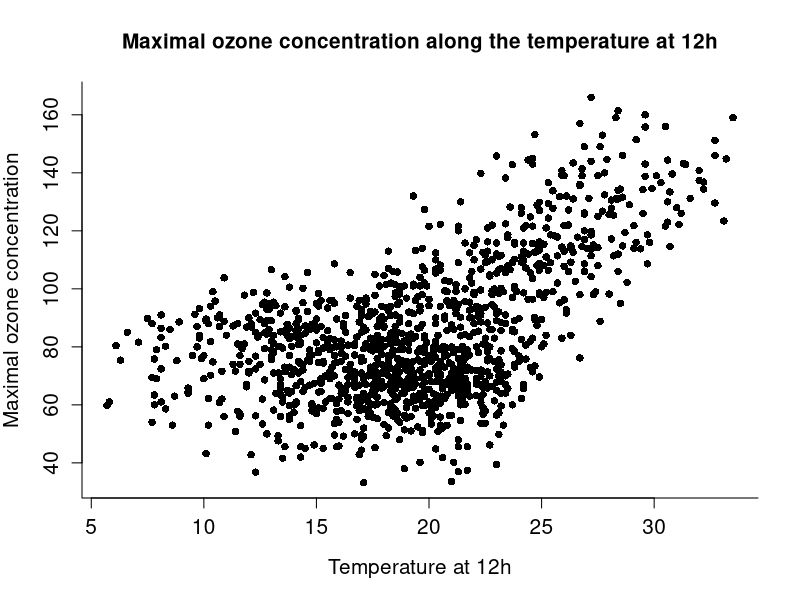
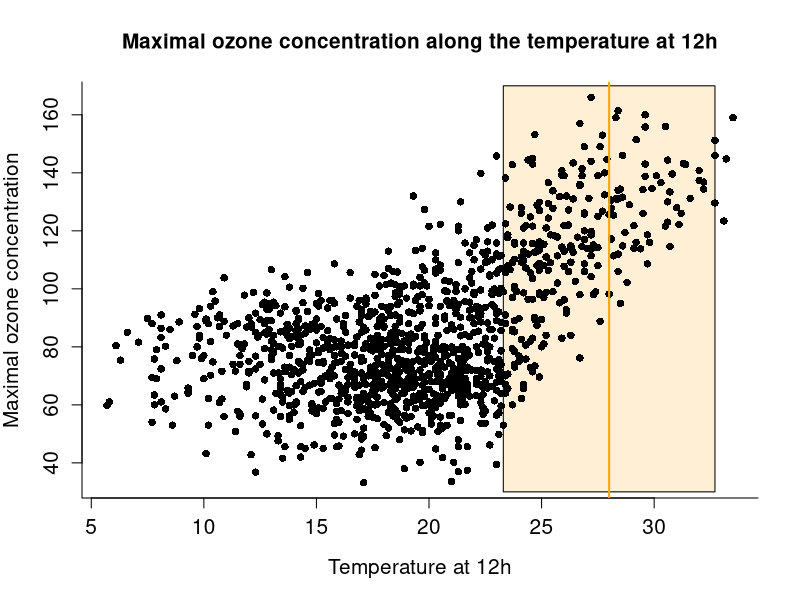
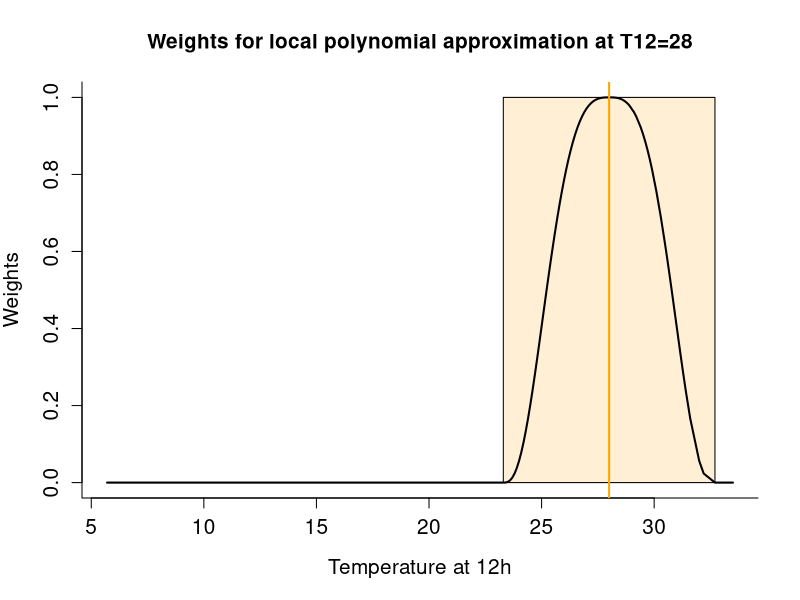
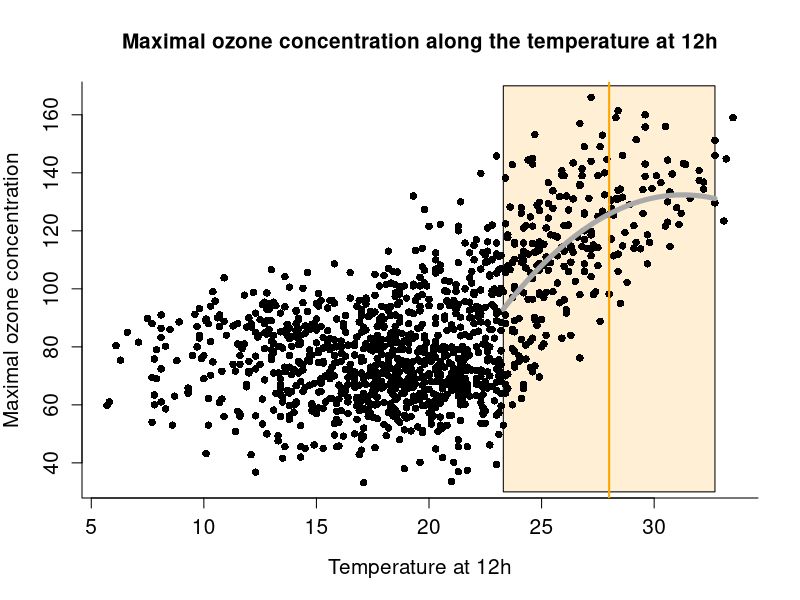
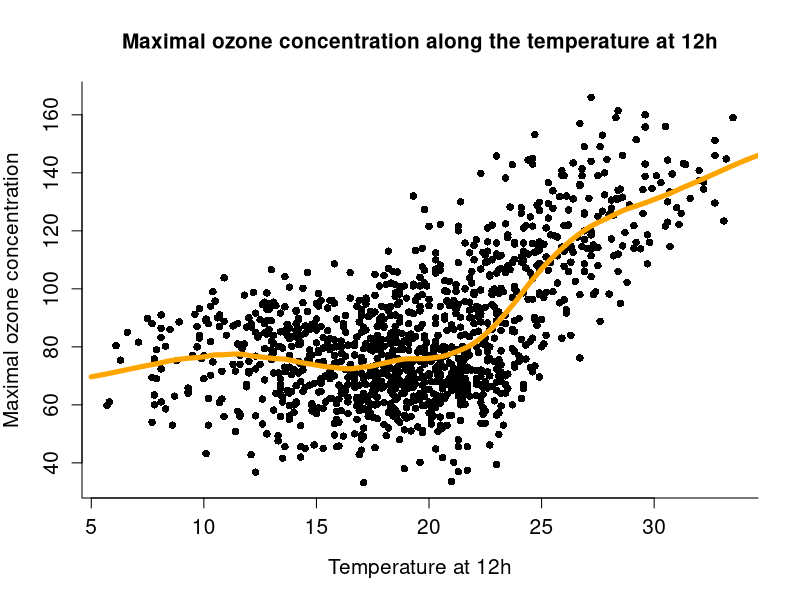
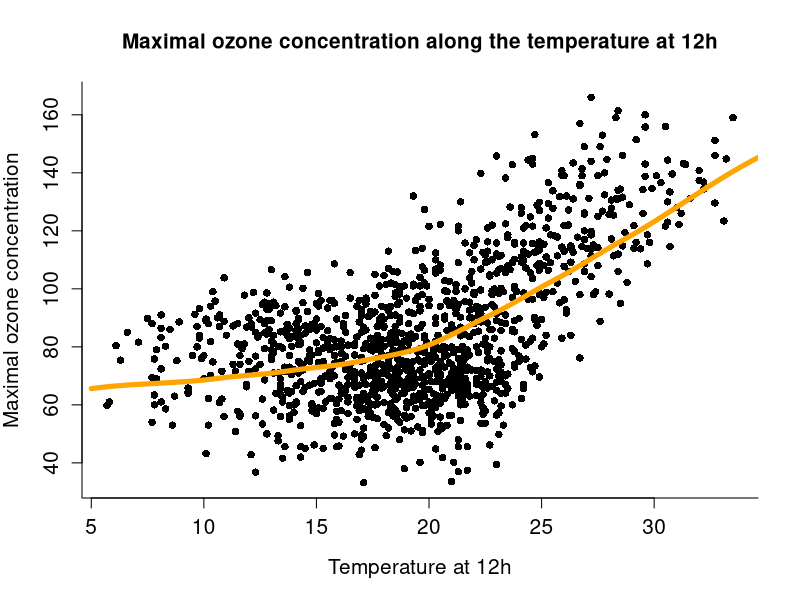
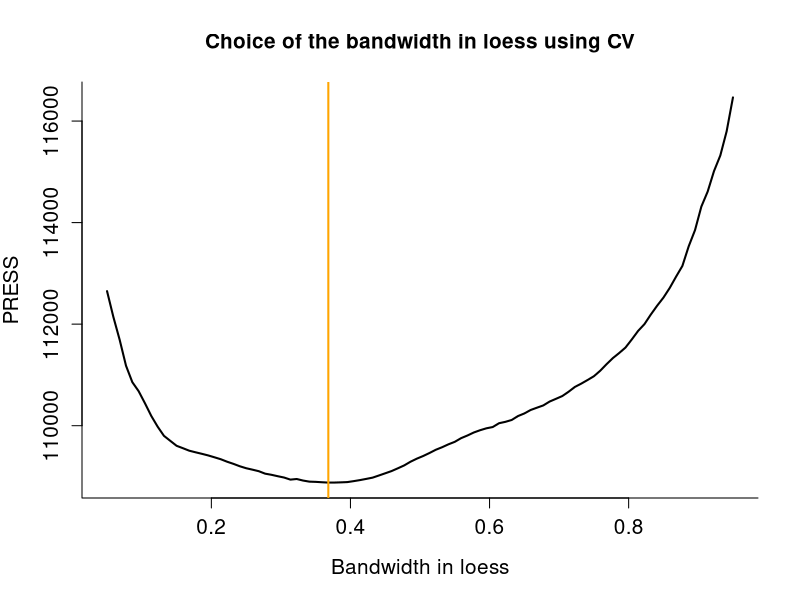
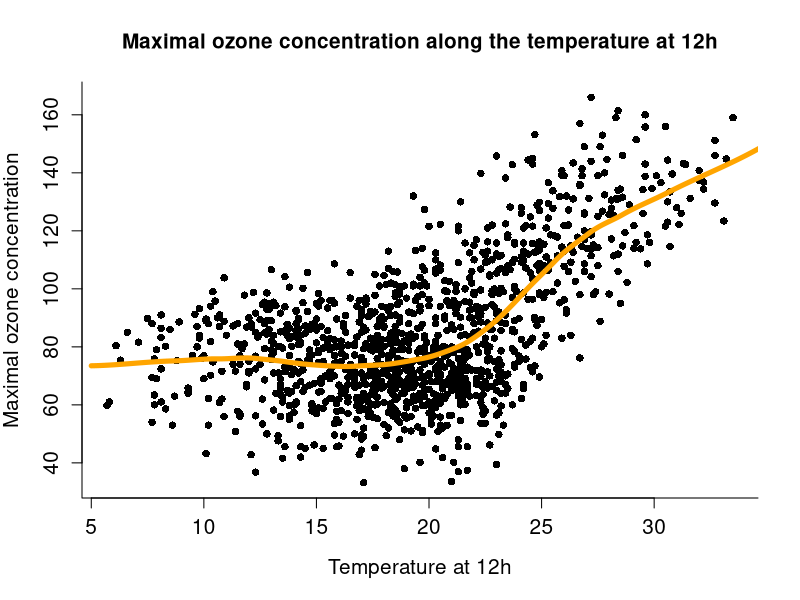

R code for these plots, in order: (Note: this script raises an error after producing the figures.)


# Set working directory

setwd("E:/Master 2/David Causeur/Session 5")


# Required packages

# install.packages("gam") # Installation is only needed if the package is missing
# install.packages("pls")
# install.packages("fields")

require(gam)             # For generalized additive models
require(pls)             # For cvsegments ...
require(fields)          # For image.plot

# Import 'ozone' dataset

ozone = read.table("SLBDozone.txt",sep=";",header=TRUE,row.names=1)
str(ozone) # Overview of Ozone data 

# Ozone concentration along temperature

## Scatterplot for maximal ozone concentration along temperature at 12PM
plot(maxO3~T12,data=ozone,bty="l",type="p",pch=16,xlab="Temperature at 12h",
     ylab="Maximal ozone concentration",
     main="Maximal ozone concentration along the temperature at 12h",cex.lab=1.25,
     cex.axis=1.25,cex.main=1.25)

## k-neighborhood of T12=28
n = nrow(ozone)
k = round(0.20*n)          # 20% of the sample in the neighborhood
dx0 = abs(ozone$T12-28)
dx0.sorted = sort(dx0)     # Sort in ascending order
Nx0 = (1:n)[which(dx0<=dx0.sorted[k])] # Indices of individuals within the k-neighborhood of T12=28
lim.inf = min(ozone$T12[Nx0])
lim.inf                                # Smallest T12 value in the k-neighborhood of T12=28
lim.sup = max(ozone$T12[Nx0])
lim.sup                                # Largest T12 value in the k-neighborhood of T12=28

## k-neighborhood of T12=28
plot(ozone$T12,ozone$maxO3,bty="l",type="n",pch=16,xlab="Temperature at 12h",
     ylab="Maximal ozone concentration",
     main="Maximal ozone concentration along the temperature at 12h",cex.lab=1.25,
     cex.axis=1.25,cex.main=1.25)
polygon(c(lim.inf,lim.sup,lim.sup,lim.inf),c(30,30,170,170),col="papayawhip")
points(ozone$T12,ozone$maxO3,type="p",pch=16)
abline(v=28,lwd=2,col="orange")

## Tricube weights within N(x0=28)
u = rep(1,n)           # Initialize a vector of u values with 1 for all
u[Nx0] = dx0[Nx0]/max(dx0[Nx0])       # Within the neighborhood, the values of u are changed
omega = (1-u^3)^3                     # Tricube values
ord = order(ozone$T12)                # Gives the indices of individuals for an ascending sorting of T12

## Display the tricube weights within N(x0=28)
plot(ozone$T12[ord],omega[ord],bty="l",type="n",lwd=2,xlab="Temperature at 12h",
     ylab="Weights",main="Weights for local polynomial approximation at T12=28",
     cex.lab=1.25,cex.axis=1.25,cex.main=1.25)
polygon(c(lim.inf,lim.sup,lim.sup,lim.inf),c(0,0,1,1),col="papayawhip")
lines(ozone$T12[ord],omega[ord],type="l",lwd=2)
abline(v=28,lwd=2,col="orange")

## Weighted local polynomial approximation in N(x0=28)
local.poly = lm(maxO3~T12+I(T12^2),data=ozone,weights=omega)
prediction = predict(local.poly,newdata=data.frame(T12=28))
prediction

seq.t12 = seq(lim.inf,lim.sup,length=1000)
fit = predict(local.poly,newdata=data.frame(T12=seq.t12))

## Local polynomial approximation in N(T12=28)
plot(ozone$T12,ozone$maxO3,bty="l",type="n",pch=16,xlab="Temperature at 12h",
     ylab="Maximal ozone concentration",
     main="Maximal ozone concentration along the temperature at 12h",cex.lab=1.25,
     cex.axis=1.25,cex.main=1.25)
polygon(c(lim.inf,lim.sup,lim.sup,lim.inf),c(30,30,170,170),col="papayawhip")
points(ozone$T12,ozone$maxO3,type="p",pch=16)
abline(v=28,lwd=2,col="orange")
lines(seq.t12,fit,lwd=5,col="darkgray")

# Generalization to a sequence of T12 values: loess fit using gam
t12.loess = gam(maxO3~lo(T12,span=0.2),data=ozone)        # Gam fit with 20%-neighborhoods
seq.t12 = seq(5,35,length=1000)                           # A grid of T12 values 
fit = predict(t12.loess,newdata=data.frame(T12=seq.t12))  # Fitted values

# Local polynomial approximation with 20%-neighborhoods
plot(ozone$T12,ozone$maxO3,bty="l",type="n",pch=16,xlab="Temperature at 12h",
     ylab="Maximal ozone concentration",
     main="Maximal ozone concentration along the temperature at 12h",cex.lab=1.25,
     cex.axis=1.25,cex.main=1.25)
points(ozone$T12,ozone$maxO3,type="p",pch=16)
lines(seq.t12,fit,lwd=5,col="orange")

# Local polynomial approximation with 5%-neighborhoods
t12.loess = gam(maxO3~lo(T12,span=0.95),data=ozone)
seq.t12 = seq(5,35,length=1000)
fit = predict(t12.loess,newdata=data.frame(T12=seq.t12))

plot(ozone$T12,ozone$maxO3,bty="l",type="n",pch=16,xlab="Temperature at 12h",
     ylab="Maximal ozone concentration",
     main="Maximal ozone concentration along the temperature at 12h",cex.lab=1.25,
     cex.axis=1.25,cex.main=1.25)
points(ozone$T12,ozone$maxO3,type="p",pch=16)
lines(seq.t12,fit,lwd=5,col="orange")

## Choice of k using cross-validation
train = sample(1:nrow(ozone),800)   # Indices of individuals in the training dataset
test = setdiff(1:nrow(ozone),train) # Indices of individuals in the test dataset
ozone.train = ozone[train,]
ozone.test = ozone[test,]

seq.span = seq(0.05,0.95,length=100)  # A grid of span values
PRESS = rep(0,length(seq.span))       # Initialize a vector of PRESS statistics 

for (i in 1:length(seq.span)) {       # Cycle over span values
   t12.loess = gam(maxO3~lo(T12,span=seq.span[i]),data=ozone.train)
   pred = predict(t12.loess,newdata=ozone.test)
   PRESS[i] = sum((ozone.test$maxO3-pred)^2)
   print(paste(i,"th span value",sep=""))
}

## PRESS plot to choose k
plot(seq.span,PRESS,bty="l",type="l",lwd=2,xlab="Bandwidth in loess",
     ylab="PRESS",main="Choice of the bandwidth in loess using CV",cex.lab=1.25,
     cex.axis=1.25,cex.main=1.25)
abline(v=seq.span[which.min(PRESS)],lwd=2,col="orange")

## Fit GAM with optimal span
t12.loess = gam(maxO3~lo(T12,span=seq.span[which.min(PRESS)]),data=ozone)
seq.t12 = seq(5,35,length=1000)
fit = predict(t12.loess,newdata=data.frame(T12=seq.t12))

## Local polynomial approximation with optimal k
plot(ozone$T12,ozone$maxO3,bty="l",type="n",pch=16,xlab="Temperature at 12h",
     ylab="Maximal ozone concentration",
     main="Maximal ozone concentration along the temperature at 12h",cex.lab=1.25,
     cex.axis=1.25,cex.main=1.25)
points(ozone$T12,ozone$maxO3,type="p",pch=16)
lines(seq.t12,fit,lwd=5,col="orange")

# Spline smoothing

## B-spline basis (degree=1)
knots = seq(5,35,length=7)
basis = bs(ozone$T12,knots=knots[-c(1,length(knots))],degree=1,
           intercept=TRUE)
ord = order(ozone$T12)

## Display B-splines of degree 1
matplot(ozone$T12[ord],basis[ord,],bty="l",type="l",lwd=2,lty=1,
        xlab="Temperature at 12h",
        ylab="B-spline basis",main="B-spline basis of degree 1",cex.lab=1.25,
        cex.axis=1.25,cex.main=1.25)

## Cubic B-spline basis (degree=3)
basis = bs(ozone$T12,knots=knots[-c(1,length(knots))],intercept=TRUE)

## Display Cubic B-splines
matplot(ozone$T12[ord],basis[ord,],bty="l",type="l",lwd=2,lty=1,
        xlab="Temperature at 12h",
        ylab="B-spline basis",main="Cubic B-spline basis",cex.lab=1.25,
        cex.axis=1.25,cex.main=1.25)

## Spline smoothing with 5 interior knots
t12.spline = lm(maxO3~-1+.,data=data.frame(maxO3=ozone$maxO3,basis))
coef(t12.spline)[1:6]

seq.t12 = seq(5,35,length=1000)  # A grid of T12 values
basis = bs(seq.t12,knots=knots[-c(1,length(knots))],intercept=TRUE) # Corresponding B-spline basis 
fit = predict(t12.spline,newdata=data.frame(basis))

## Display spline approximation (with 5 interior knots)
plot(ozone$T12,ozone$maxO3,bty="l",type="n",pch=16,xlab="Temperature at 12h",
     ylab="Maximal ozone concentration",
     main="Maximal ozone concentration along the temperature at 12h",cex.lab=1.25,
     cex.axis=1.25,cex.main=1.25)
points(ozone$T12,ozone$maxO3,type="p",pch=16)
lines(seq.t12,fit,lwd=5,col="orange")

## Spline smoothing with 18 interior knots
knots = seq(5,35,length=20)
basis = bs(ozone$T12,knots=knots[-c(1,length(knots))],intercept=TRUE)
t12.spline = lm(maxO3~-1+.,data=data.frame(maxO3=ozone$maxO3,basis))
basis = bs(seq.t12,knots=knots[-c(1,length(knots))],intercept=TRUE)
fit = predict(t12.spline,newdata=data.frame(basis))

## Display spline approximation (with 18 interior knots)
plot(ozone$T12,ozone$maxO3,bty="l",type="n",pch=16,xlab="Temperature at 12h",
     ylab="Maximal ozone concentration",
     main="Maximal ozone concentration along the temperature at 12h",cex.lab=1.25,
     cex.axis=1.25,cex.main=1.25)
points(ozone$T12,ozone$maxO3,type="p",pch=16)
lines(seq.t12,fit,lwd=5,col="orange")

## Nonparametric degree of freedom
t12.spline = gam(maxO3~s(T12,df=5),data=ozone) # Arbitrarily, 5 degrees of freedom
seq.t12 = seq(5,35,length=1000)                # A grid of T12 values
fit = predict(t12.spline,newdata=data.frame(T12=seq.t12))

## Spline approximation
plot(ozone$T12,ozone$maxO3,bty="l",type="n",pch=16,xlab="Temperature at 12h",
     ylab="Maximal ozone concentration",
     main="Maximal ozone concentration along the temperature at 12h",cex.lab=1.25,
     cex.axis=1.25,cex.main=1.25)
points(ozone$T12,ozone$maxO3,type="p",pch=16)
lines(seq.t12,fit,lwd=5,col="orange")

t12.loess = gam(maxO3~lo(T12,span=0.35),data=ozone)
summary(t12.loess)$df
fit = predict(t12.loess,newdata=data.frame(T12=seq.t12))

## Adds the loess approximation with similar number of degrees of freedom
lines(seq.t12,fit,lwd=5,col="blue")

# Nonparametric ANOVA

t12.loess = gam(maxO3~lo(T12,span=0.35),data=ozone)
t12.lm = gam(maxO3~T12,data=ozone)

anova(t12.lm,t12.loess,test="F")

anova(t12.loess)

# Prediction accuracy

n = nrow(ozone)              # Sample size

segments = cvsegments(n,10)  # 10 random segments
cvpred.lo = rep(0,n)         # Initialize a n-vector of CV'd predictions using loess
cvpred.lm = rep(0,n)         # Initialize a n-vector of CV'd predictions using lm

for (k in 1:10) {
   dta.lo = gam(maxO3~lo(T12,span=0.35),data=ozone[-segments[[k]],])
   dta.lm = gam(maxO3~T12,data=ozone[-segments[[k]],])
   cvpred.lo[segments[[k]]] = predict(dta.lo,newdata=ozone[segments[[k]],])
   cvpred.lm[segments[[k]]] = predict(dta.lm,newdata=ozone[segments[[k]],])
   print(paste(k,"th segment",sep=""))
}

PRESS.lo = sum((ozone$maxO3-cvpred.lo)^2) ; PRESS.lo
PRESS.lm = sum((ozone$maxO3-cvpred.lm)^2) ; PRESS.lm

100*(PRESS.lm-PRESS.lo)/PRESS.lm   # Gain percentage by using loess 

# Multivariate additive models

## Model fitting

dta.gam = gam(maxO3~lo(T6,span=0.35)+lo(T12,span=0.35)+lo(T15,span=0.35)+lo(Ne6,span=0.35)+
                 lo(Ne12,span=0.35)+lo(Ne15,span=0.35)+lo(Vx,span=0.35)+lo(maxO3v,span=0.35),
              data=ozone)

# Plot of marginal effects
par(mfrow=c(2,4))
plot(dta.gam,lwd=3,col="blue",cex.lab=1.25,se=TRUE)
par(mfrow=c(1,1))

## Nonparametric anova

anova(dta.gam)

## Prediction performance of the full gam 

segments = cvsegments(n,10)   # Random 10-segments
cvpred.gam = rep(0,n)         # Initialize a n-vector of CV'd predicted values using gam

for (k in 1:10) {
   dta.gam = gam(maxO3~lo(T6,span=0.35)+lo(T12,span=0.35)+lo(T15,span=0.35)+lo(Ne6,span=0.35)+
                    lo(Ne12,span=0.35)+lo(Ne15,span=0.35)+lo(Vx,span=0.35)+
                    lo(maxO3v,span=0.35),data=ozone[-segments[[k]],])
   cvpred.gam[segments[[k]]] = predict(dta.gam,newdata=ozone[segments[[k]],])
   print(paste(k,"th segment",sep=""))
}

PRESS.gam = sum((ozone$maxO3-cvpred.gam)^2) ; PRESS.gam

100*(PRESS.lo-PRESS.gam)/PRESS.lo # Gain in prediction performance w.r.t model with T12 only

### Stepwise model selection

O3.gam = gam(maxO3~1,data=ozone)
O3.step = step.Gam(O3.gam,scope=list("T15"=~1+T15+lo(T15,0.35),
                                     "maxO3v"=~1+maxO3v+lo(maxO3v,0.35),
                                     "T6"=~1+T6+lo(T6,0.35),
                                     "T12"=~1+T12+lo(T12,0.35),
                                     "Ne6"=~1+Ne6+lo(Ne6,0.35),
                                     "Ne12"=~1+Ne12+lo(Ne12,0.35),
                                     "Ne15"=~1+Ne15+lo(Ne15,0.35),
                                     "Vx"=~1+Vx+lo(Vx,0.35)))

segments = cvsegments(n,10)  # Random 10-segments of data
cvpred.stepgam = rep(0,n)    # Initialize a n-vector of CV'd predictions

for (k in 1:10) {
   dta.gam = gam(formula(O3.step),data=ozone[-segments[[k]],])
   cvpred.stepgam[segments[[k]]] = predict(dta.gam,newdata=ozone[segments[[k]],])
   print(paste(k,"th segment",sep=""))
}

PRESS.stepgam = sum((ozone$maxO3-cvpred.stepgam)^2) ; PRESS.stepgam

100*(PRESS.gam-PRESS.stepgam)/PRESS.gam # Gain in prediction performance w.r.t full model
